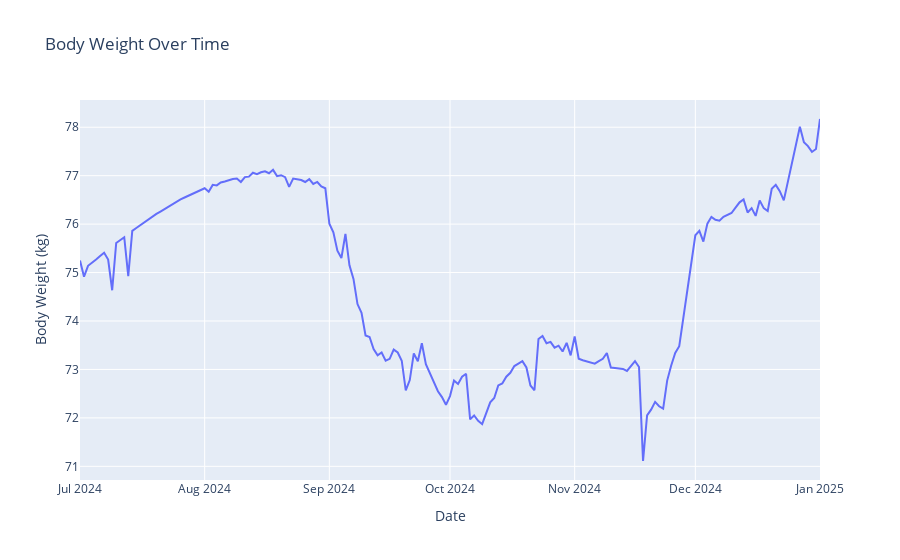

Write notebook code for a chart like this one.
### Markdown cell above
Create a line chart for weight over time.

### Code cell
fig = px.line(fitness_data, x='date', y='body_weight_kg', title='Body Weight Over Time')
fig.update_layout(xaxis_title='Date', yaxis_title='Body Weight (kg)')
fig.show()

### Figure 1 — Plotly figure (JSON) as saved in the notebook; plotly's stock layout.template omitted (floating-point values rounded to 4 significant figures; data arrays with more than 128 entries replaced by an {"elided": "..."} marker saying what was removed)
{"data": [{"hovertemplate": "date=%{x}<br>body_weight_kg=%{y}<extra></extra>", "legendgroup": "", "line": {"color": "#636efa", "dash": "solid"}, "marker": {"symbol": "circle"}, "mode": "lines", "name": "", "orientation": "v", "showlegend": false, "type": "scatter", "x": {"elided": "179 str values"}, "xaxis": "x", "y": {"elided": "179 float values"}, "yaxis": "y"}], "layout": {"legend": {"tracegroupgap": 0}, "title": {"text": "Body Weight Over Time"}, "xaxis": {"anchor": "y", "domain": [0, 1], "title": {"text": "Date"}}, "yaxis": {"anchor": "x", "domain": [0, 1], "title": {"text": "Body Weight (kg)"}}}}
